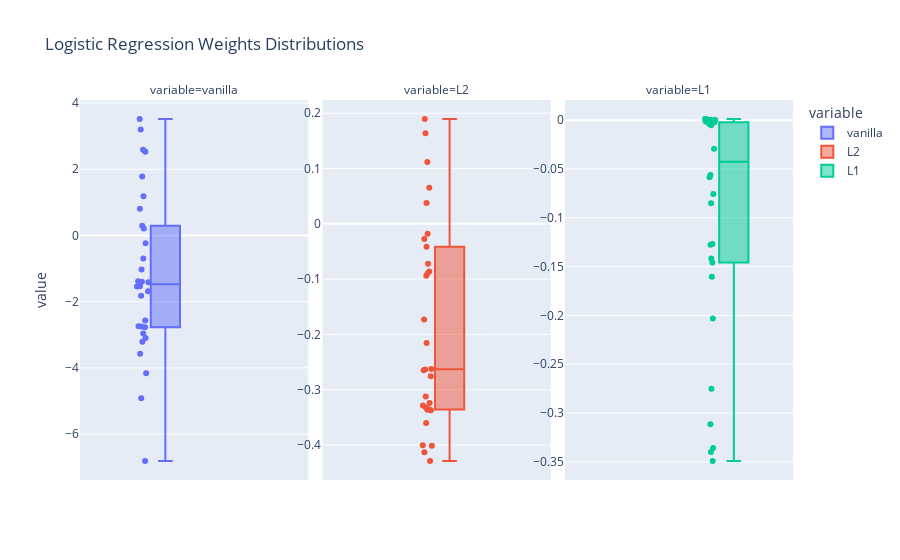

Source (notebook cell):
### Code cell
fig = px.box(
    weight_df,
    y='value',
    facet_col='variable',
    color='variable',
    points='all',
    title='Logistic Regression Weights Distributions'
)
fig.update_yaxes(
    matches=None,
    showticklabels=True
)
fig.update_traces(jitter=0.5)

### Figure 1 — Plotly figure (JSON) as saved in the notebook; plotly's stock layout.template omitted (floating-point values rounded to 4 significant figures)
{"data": [{"alignmentgroup": "True", "boxpoints": "all", "hovertemplate": "variable=vanilla<br>value=%{y}<extra></extra>", "jitter": 0.5, "legendgroup": "vanilla", "marker": {"color": "#636efa"}, "name": "vanilla", "notched": false, "offsetgroup": "vanilla", "orientation": "v", "showlegend": true, "type": "box", "x0": " ", "xaxis": "x", "y": [-1.385, -1.413, -1.537, -1.82, -1.031, 2.526, -2.742, -1.545, 1.186, 3.199, -2.568, 3.517, -2.77, -3.097, -0.6942, 0.8065, -1.398, 0.2955, 1.779, 2.59, -3.208, -6.812, -2.753, -3.572, -4.161, 0.2135, -1.687, -2.962, -4.918, -0.2356], "y0": " ", "yaxis": "y"}, {"alignmentgroup": "True", "boxpoints": "all", "hovertemplate": "variable=L2<br>value=%{y}<extra></extra>", "jitter": 0.5, "legendgroup": "L2", "marker": {"color": "#EF553B"}, "name": "L2", "notched": false, "offsetgroup": "L2", "orientation": "v", "showlegend": true, "type": "box", "x0": " ", "xaxis": "x2", "y": [-0.3286, -0.3322, -0.3241, -0.3364, -0.09005, -0.07236, -0.2759, -0.336, -0.09405, 0.1896, -0.2648, 0.0378, -0.2155, -0.2634, -0.08618, 0.1116, 0.06525, -0.02747, -0.01807, 0.1636, -0.4131, -0.429, -0.4004, -0.4014, -0.3122, -0.173, -0.2625, -0.3602, -0.3372, -0.04134], "y0": " ", "yaxis": "y2"}, {"alignmentgroup": "True", "boxpoints": "all", "hovertemplate": "variable=L1<br>value=%{y}<extra></extra>", "jitter": 0.5, "legendgroup": "L1", "marker": {"color": "#00cc96"}, "name": "L1", "notched": false, "offsetgroup": "L1", "orientation": "v", "showlegend": true, "type": "box", "x0": " ", "xaxis": "x3", "y": [-0.1459, -0.05856, -0.1604, -0.1416, -0.005108, -0.00225, -0.1268, -0.3115, -0.002467, 0.001195, -0.05611, -0.001362, -0.002372, -0.003626, -0.0001189, 0.0004283, -0.001265, 0.0009083, -0.002435, 0.0002823, -0.3358, -0.2033, -0.3399, -0.275, -0.08514, -0.02929, -0.07552, -0.3491, -0.1276, -0.002192], "y0": " ", "yaxis": "y3"}], "layout": {"annotations": [{"font": {}, "showarrow": false, "text": "variable=vanilla", "x": 0.16, "xanchor": "center", "xref": "paper", "y": 1, "yanchor": "bottom", "yref": "paper"}, {"font": {}, "showarrow": false, "text": "variable=L2", "x": 0.5, "xanchor": "center", "xref": "paper", "y": 1, "yanchor": "bottom", "yref": "paper"}, {"font": {}, "showarrow": false, "text": "variable=L1", "x": 0.84, "xanchor": "center", "xref": "paper", "y": 1, "yanchor": "bottom", "yref": "paper"}], "boxmode": "group", "legend": {"title": {"text": "variable"}, "tracegroupgap": 0}, "title": {"text": "Logistic Regression Weights Distributions"}, "xaxis": {"anchor": "y", "domain": [0, 0.32]}, "xaxis2": {"anchor": "y2", "domain": [0.34, 0.66], "matches": "x"}, "xaxis3": {"anchor": "y3", "domain": [0.68, 1.0], "matches": "x"}, "yaxis": {"anchor": "x", "domain": [0, 1], "showticklabels": true, "title": {"text": "value"}}, "yaxis2": {"anchor": "x2", "domain": [0, 1], "showticklabels": true}, "yaxis3": {"anchor": "x3", "domain": [0, 1], "showticklabels": true}}}
